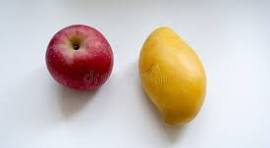
#> input picture colors.jpeg, 270 x 148 px
$ jupyter execute 2.color_detection.ipynb
#> lines starting #> are read from the running program, lines starting #| are printed output that depends on the picture; after the words box and inside, x2 and y2 are one past the last pixel; in counts of white or black regions, pixels touching at a corner belong together
YELLOW COLOR OBJECT DETECTION

[cell 1]
import cv2
import numpy as np

img = cv2.imread('colors.jpeg')
#> img is the input picture: shape (148, 270, 3); mean B, G, R 187.5, 194.7, 205.5
cv2.imshow('Orginal Image',img)
cv2.waitKey(0)
cv2.destroyAllWindows()

[cell 2]
##convert to hsv image

hsv_image = cv2.cvtColor(img,cv2.COLOR_BGR2HSV)
#> hsv_image: shape (148, 270, 3); mean H, S, V 95, 50.9, 214
cv2.imshow('hsv Image',hsv_image)
cv2.waitKey(0)
cv2.destroyAllWindows()

[cell 3]
lower_yellow = np.array([20, 100, 100])
upper_yellow = np.array([30, 255, 255])

mask = cv2.inRange(hsv_image,lower_yellow,upper_yellow)
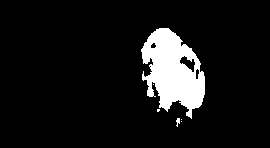
#> mask: shape (148, 270); 8.9% white; 6 white regions (4 under 20 px), largest, box (x1, y1, x2, y2) and area: (141, 28, 205, 119) 3540, (176, 118, 180, 127) 23
cv2.imshow('mask Image',mask)
cv2.waitKey(0)
cv2.destroyAllWindows()

[cell 4]
x,y,w,h = cv2.boundingRect(mask)
#> x = 141; y = 28; w = 64; h = 99
cv2.rectangle(img,(x,y),(x+w,x+h),(255,0,0),1)
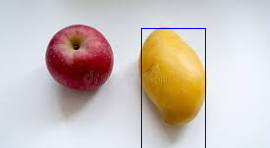
#> img: shape (148, 270, 3); 0.76% of pixels changed, all inside (x1, y1, x2, y2) = (141, 28, 206, 148)
cv2.imshow('res Image',img)
cv2.waitKey(0)
cv2.destroyAllWindows()

TRAFFIC SIGNAL DETECTION

[cell 5]
import cv2
import numpy as np

# Load the image
img = cv2.imread("traffic_light.jpeg")
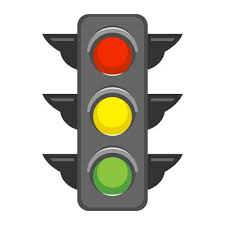
#> input picture traffic_light.jpeg, 225 x 225 px
#> img is the input picture: shape (225, 225, 3); mean B, G, R 190.5, 199.4, 202.5
img = cv2.resize(img, (500, 700))
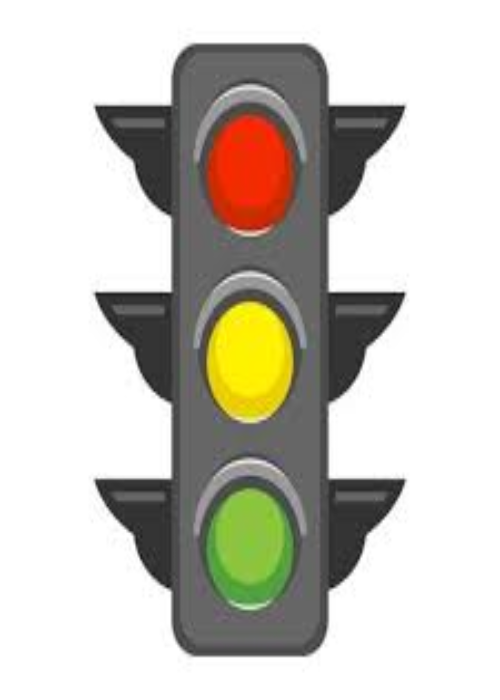
#> img: shape (700, 500, 3); mean B, G, R 190.5, 199.3, 202.4
hsv_image = cv2.cvtColor(img, cv2.COLOR_BGR2HSV)
#> hsv_image: shape (700, 500, 3); mean H, S, V 11.1, 17.9, 204.2

# HSV color ranges
color_ranges = {
    "Red": [(0, 120, 70), (10, 255, 255)],
    "Yellow": [(20, 100, 100), (40, 255, 255)],
    "Green": [(40, 50, 50), (90, 255, 255)],
}

for color , (lower,upper) in color_ranges.items():
    lower  = np.array(lower,dtype="uint8")
    upper  = np.array(upper,dtype="uint8")

    mask = cv2.inRange(hsv_image,lower,upper)

    ##find countours
    contours , heirarchy = cv2.findContours(mask,cv2.RETR_EXTERNAL,cv2.CHAIN_APPROX_SIMPLE)
    for contour in contours:
        # print(cv2.contourArea(contour))
        if cv2.contourArea(contour) > 500:
            print(cv2.contourArea(contour))
            x,y,w,h = cv2.boundingRect(contour)
            cv2.rectangle(img,(x,y),(x+w,y+h),(255,0,0),3)
            cv2.putText(img,f"{color} Light",(x,y-10),cv2.FONT_HERSHEY_SIMPLEX,1,(255,0,0),3)
#> this loop made 3 passes
#> pass 1, `mask = cv2.inRange(hsv_image,lower,upper)`:
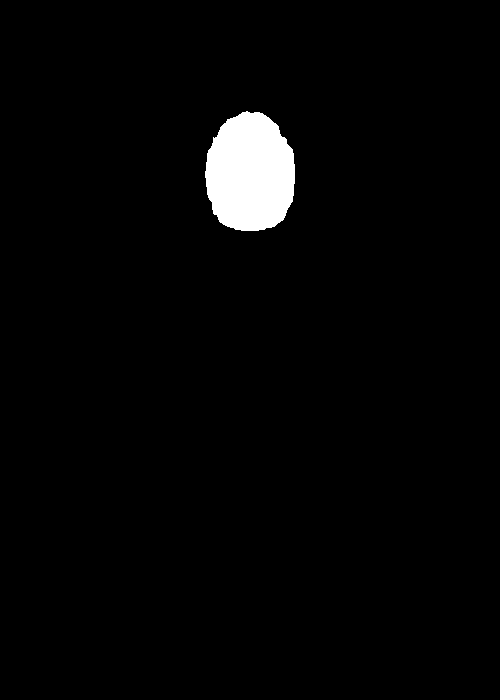
#> mask: shape (700, 500); 2.5% white; 1 white region, box (x1, y1, x2, y2) and area: (205, 111, 295, 231) 8603
#> pass 2, `mask = cv2.inRange(hsv_image,lower,upper)`:
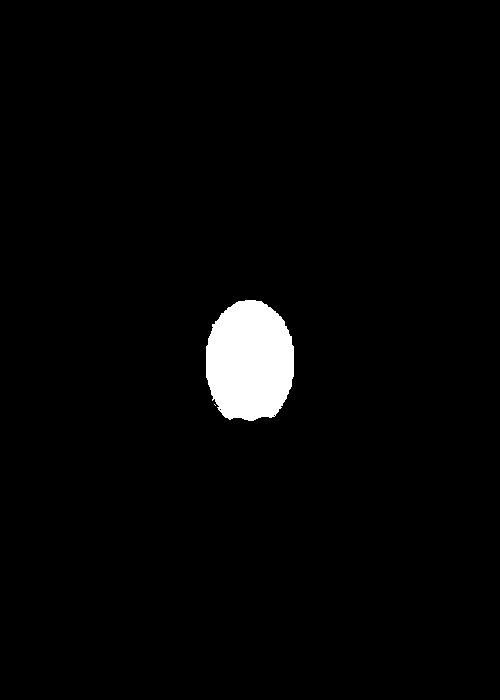
#> mask: shape (700, 500); 2.5% white; 2 white regions (1 under 20 px), largest, box (x1, y1, x2, y2) and area: (206, 300, 294, 421) 8643
#> pass 3, `mask = cv2.inRange(hsv_image,lower,upper)`:
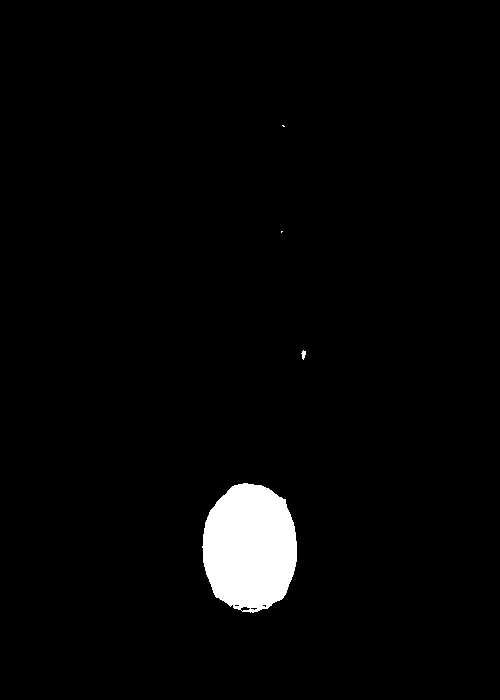
#> mask: shape (700, 500); 2.8% white; 4 white regions (2 under 20 px), largest, box (x1, y1, x2, y2) and area: (202, 483, 297, 613) 9673, (301, 350, 306, 360) 30
#> after the loop:
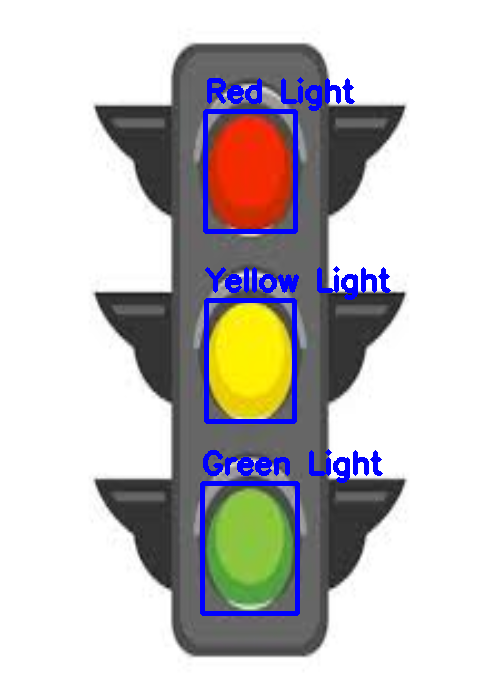
#> img: shape (700, 500, 3); 3.51% of pixels changed, all inside (x1, y1, x2, y2) = (200, 77, 391, 616)
cv2.imshow("final",img)
cv2.waitKey(0)
cv2.destroyAllWindows()
print(cv2.contourArea(contour))
#| 1.0
